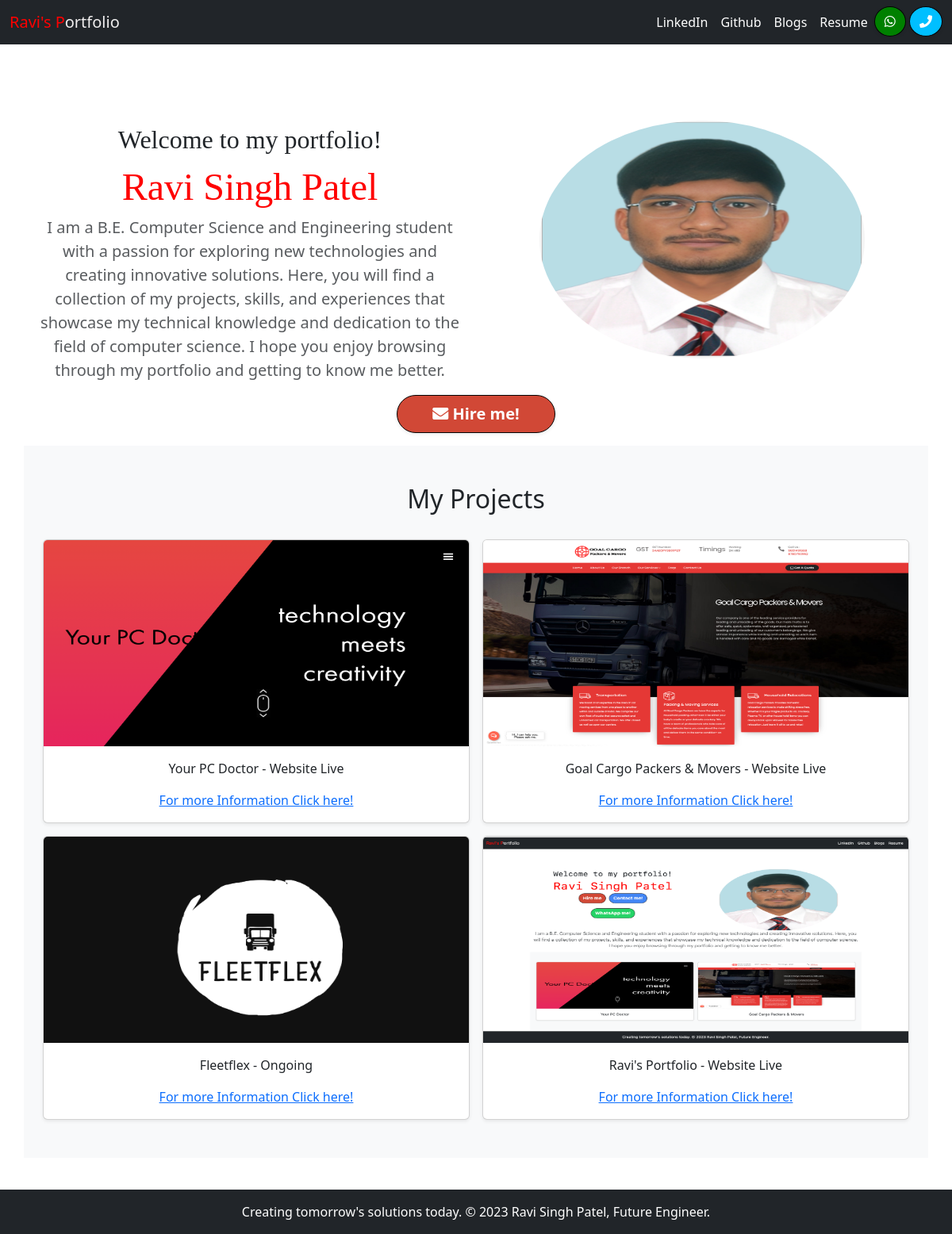
The page / on the database its author committed.
### dash/models.py (models this page shows)
class Profile(models.Model):
    image = models.ImageField(upload_to='images/')
    summary = models.CharField(max_length=500)

### dash/views.py (the view)
# urls.py: 2. Add a URL to urlpatterns:  path('', views.home, name='home')
def home(request):
    profile = Profile.objects
    docs = Docs.objects.filter().first()
    return render(request, 'index.html', {'profile': profile, 'docs': docs})

### templates/index.html
{% extends 'base.html' %}
{% load static %}
{% block content %}
<main>
<section class="py-5 text-center container">
  <div class="row py-lg-5">
      <div class="col-lg-6 mx-auto">
          <div class="self-introduction">
              <span class="span-desg" style="font-size: 2em; font-family: ui-monospace;">Welcome to my portfolio!</span><br>
              <span class="span-name" style="font-size: 3em; font-family: ui-monospace; color: red;">Ravi Singh Patel</span>
              <p class="lead text-muted">I am a B.E. Computer Science and Engineering student with a passion for exploring new technologies and creating innovative solutions. Here, you will find a collection of my projects, skills, and experiences that showcase my technical knowledge and dedication to the field of computer science. I hope you enjoy browsing through my portfolio and getting to know me better.</p>
          </div>
      </div>
    <div class="col-lg-6 mx-auto">
      <div class="self-img">
        <img src="{% static '/assets/images/ravipic.webp' %}" alt="Ravi's Picture" class="w-75" height="300px" width="150px" style="border-radius: 100%;" onerror="this.onerror=null; this.src='{% static '/assets/images/ravipic.png' %}';">
      </div>
    </div>
  <div class="col-lg-12 mx-auto">
    <p>
        <a href="mailto:ravi.patel57144@gmail.com?subject=Let's work together on your next project!"
           class="btn btn-secondary btn-lg rounded-pill shadow-sm"
           style="background-color: #D14836; border-color: #030303; font-weight: bold; width: 200px;"
           onmouseover="this.innerHTML='<i class=\'fa fa-envelope\'></i> Click to Email!'"
           onmouseout="this.innerHTML='<i class=\'fa fa-envelope\'></i> Hire me'">
           <i class="fa fa-envelope"></i> Hire me!
        </a>
    </p>
  </div>
      <div class="album py-5 bg-light">
        <h2>My Projects</h2><br>
      <div class="container">
        <div class="row row-cols-1 row-cols-sm-2 row-cols-md-2 g-3">
          {% for pro in profile.all %}
            <div class="col">
              <div class="card shadow-sm">
                <img class="card-img-top" width="300" height="260" src="{{ pro.image.url }}" alt="{{ pro.summary }}">
                <div class="card-body">
                  <p class="card-text">{{ pro.summary }}</p>
                    <p class="card-text"><a href="{% url 'blogs' %}">For more Information Click here!</a></p>
                </div>
              </div>
            </div>
          {% endfor %}
        </div>
      </div>
    </div>
    </div>
</section>
</main>
{% endblock %}

### rows shown on the page
Profile: image (picture), summary "Your PC Doctor - Website Live"
Profile: image (picture), summary "Goal Cargo Packers & Movers - Website Live"
Profile: image (picture), summary "Fleetflex - Ongoing"
Profile: image (picture), summary "Ravi's Portfolio - Website Live"
